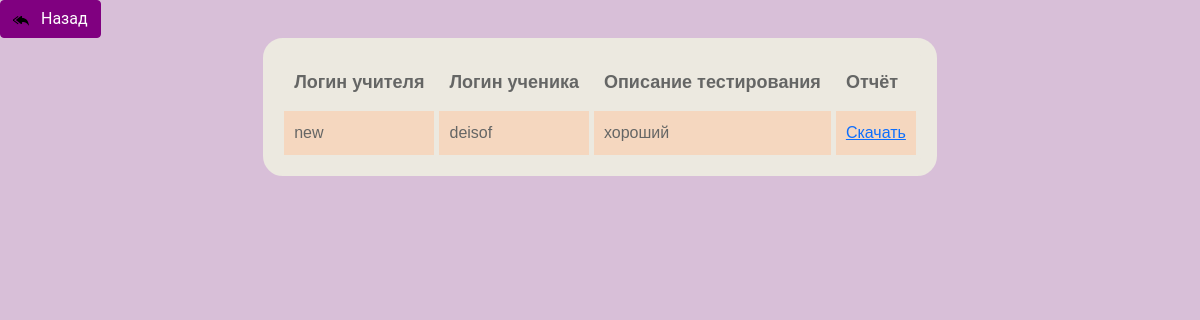
Page /history (signed in) on the earlier database version.
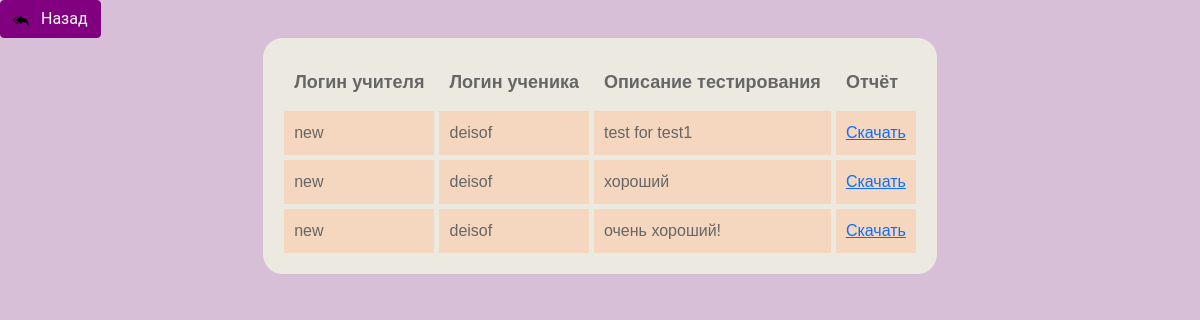
Same page on the later database version.
### data/test.py (models this page shows)
class Test(SqlAlchemyBase):
    __tablename__ = 'test'
    id = sqlalchemy.Column(sqlalchemy.Integer,
                           primary_key=True, autoincrement=True)
    login_teacher = sqlalchemy.Column(sqlalchemy.String)
    login_student = sqlalchemy.Column(sqlalchemy.String)
    description = sqlalchemy.Column(sqlalchemy.String)
    result = sqlalchemy.Column(sqlalchemy.String)
    is_finished = sqlalchemy.Column(sqlalchemy.Boolean, default=False)

### data/test_api.py (the view)
@blueprint.route("/history")
def history():
    session = db_session.create_session()
    test = session.query(Test).filter(Test.login_student == current_user.login, Test.is_finished == 1).all()
    test1 = session.query(Test).filter(Test.login_teacher == current_user.login, Test.is_finished == 1).all()
    test.extend(test1)
    return render_template('history.html', test=test)

### data/db_session.py (called while the page is built)
def create_session() -> Session:
    global __factory
    return __factory()

### main.py (called while the page is built)
def main():
    db_session.global_init("db/proctoring.db")
    @login_manager.user_loader
    def load_user(user_id):
        session = db_session.create_session()
        return session.query(User).get(user_id)
    app.register_blueprint(test_api.blueprint)
    app.register_blueprint(user_api.blueprint)
    @app.errorhandler(404)
    def not_found(error):
        return make_response(jsonify({'error': 'Not found'}), 404)
    app.run()

### templates/history.html (shortened to what this page needs)
<!DOCTYPE html>
<html lang="en">
<head>
    <link href="https://cdn.jsdelivr.net/npm/bootstrap@5.1.0/dist/css/bootstrap.min.css" rel="stylesheet"
>
    <link rel="stylesheet" href="static/css/style.css">
</head>
<body class="table_page">
<div>
    <a href="/base" class="btn btn-primary">
        <svg class="bi me-2" width="16" height="16">
            <use xlink:href="#back"></use>
        </svg>
        Назад</a>
</div>
<div style="text-align: center;">
    <table class="mytest-table">
        <tr>
            <th>Логин учителя</th>
            <th>Логин ученика</th>
            <th>Описание тестирования</th>
            <th>Отчёт</th>
        </tr>
        {% for item in test %}
        <tr>
            <td>{{ item.login_teacher }}</td>
            <td>{{ item.login_student }}</td>
            <td>{{ item.description }}</td>
            <td><a href="/data_cam/{{ item.result }}">Скачать</a></td>
        </tr>
        {% endfor %}
    </table>
</div>
</body>
</html>

### static/css/style.css (style rules this page uses)
body { margin: 0; padding: 0; font-family: 'Ubuntu', sans-serif; }
* { margin: 0; padding: 0; box-sizing: border-box; }
body { font-family: 'Roboto', sans-serif; }
.mytest-table { font-family: "Lucida Sans Unicode", "Lucida Grande", Sans-Serif; text-align: left; border-collapse: separate; border-spacing: 5px; background: #ECE9E0; color: #656665; border: 16px solid #ECE9E0; border-radius: 20px; display: center; display: inline-block; }
th { font-size: 18px; padding: 10px; }
td { background: #F5D7BF; padding: 10px; }
.table_page { background: #D8BFD8; }
.btn { display: inline-block; font-weight: 400; line-height: 1.5; color: #DDA0DD; text-align: center; text-decoration: none; vertical-align: middle; cursor: pointer; -webkit-user-select: none; -moz-user-select: none; user-select: none; background-color: #DDA0DD; border: 1px solid #DDA0DD; padding: .375rem .75rem; font-size: 1rem; border-radius: .25rem; transition: color .15s ease-in-out,background-color .15s ease-in-out,border-color .15s ease-in-out,box-shadow .15s ease-in-out; }
.btn-primary { color: #fff; background-color: #800080; border-color: #800080; }

Differences in the rows shown:
now on this page (row edited): Test: login_teacher "new", login_student "deisof", description "test for test1"
now on this page (row edited): Test: login_teacher "new", login_student "deisof", description "очень хороший!"
